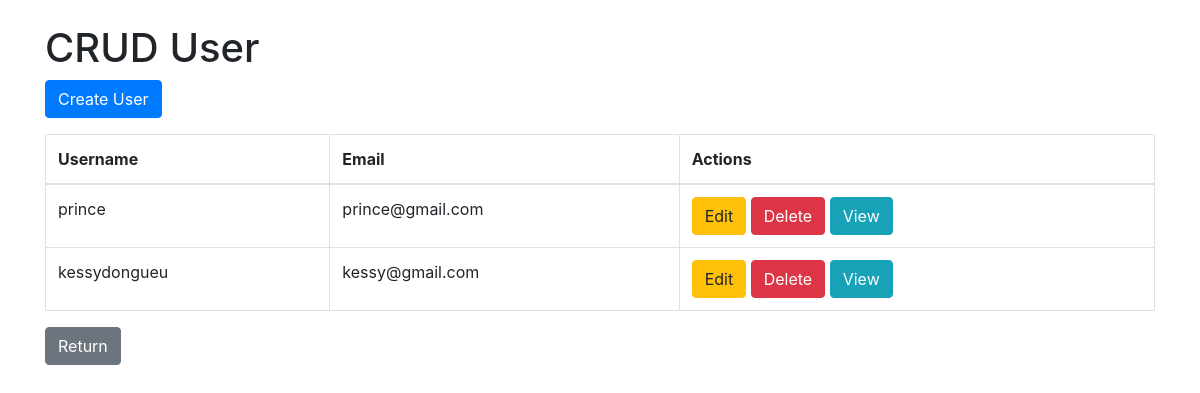
/crud_user/ (signed in), run on the app's committed database.
### kessy/models.py (models this page shows)
class User(AbstractUser):
    groups = models.ManyToManyField(
        Group,
        related_name='kessy_users',
        blank=True,
        help_text='The groups this user belongs to. A user will get all permissions granted to each of their groups.',
        verbose_name='groups',
    )
    user_permissions = models.ManyToManyField(
        Permission,
        related_name='kessy_users_permissions',
        blank=True,
        help_text='Specific permissions for this user.',
        verbose_name='user permissions',
    )

### kessy/views.py (the view)
# urls.py: path('crud_user/', views.crud_user, name='crud_user'),
@user_passes_test(lambda u: u.is_superuser)
def crud_user(request):
    users = User.objects.all()
    return render(request, 'kessy/crud_user/list_users.html', {'users': users})

### kessy/templates/kessy/crud_user/list_users.html (shortened to what this page needs)
<!DOCTYPE html>
<html lang="en">
<head>
    <link href="https://stackpath.bootstrapcdn.com/bootstrap/4.5.2/css/bootstrap.min.css" rel="stylesheet">
</head>
<body>
    <div class="container mt-4">
        <h1>CRUD User</h1>
        <a href="{% url 'create_user' %}" class="btn btn-primary mb-3">Create User</a>
        <table class="table table-bordered">
            <thead>
                <tr>
                    <th>Username</th>
                    <th>Email</th>
                    <th>Actions</th>
                </tr>
            </thead>
            <tbody>
                {% for user in users %}
                <tr>
                    <td>{{ user.username }}</td>
                    <td>{{ user.email }}</td>
                    <td>
                        <a href="{% url 'edit_user' user.id %}" class="btn btn-warning">Edit</a>
                        <a href="{% url 'delete_user' user.id %}" class="btn btn-danger">Delete</a>
                        <a href="{% url 'view_user' user.id %}" class="btn btn-info">View</a>
                    </td>
                </tr>
                {% endfor %}
            </tbody>
        </table>
        <a href="{% url 'admin_panel' %}" class="btn btn-secondary">Return</a>
    </div>
</body>
</html>

### data on the page
User: username "prince", email "prince@gmail.com"
User: username "kessydongueu", email "kessy@gmail.com"
